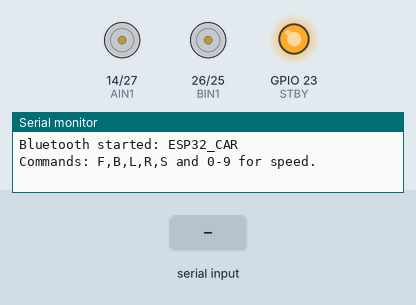
A program run on a simulated ESP32. Shown: motor-driver pin pairs drawn as motors (green arrow = first pin HIGH = forward, orange = second pin HIGH = backward, longer = more drive, scaled by the enable pin, stopped while the standby pin is LOW), output pins drawn as LEDs (lit = HIGH), the last lines printed to the serial monitor. The test bench sets the inputs (shaded band). Nothing arrives over Bluetooth unless stated.

Above: at 1.2 s.
1.3 s: "F90\n" received over Serial
At 2.0 s:
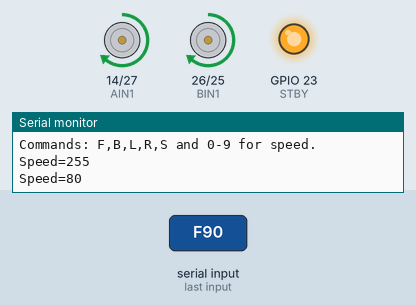
2.8 s: "F,45\n" received over the second serial link
At 3.1 s:
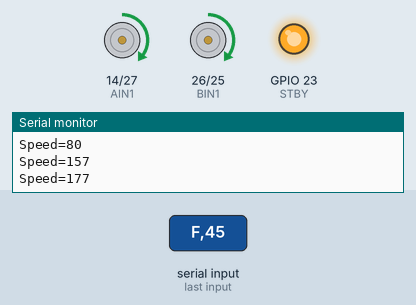
4.3 s: "B90\n" received over Serial
At 5.5 s:
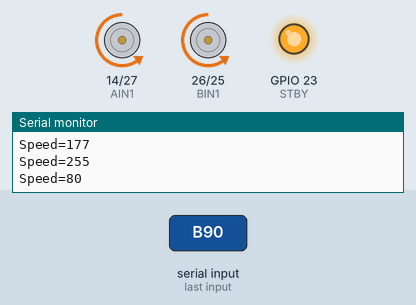
5.8 s: "B90\n" received over the second serial link
At 6.6 s:
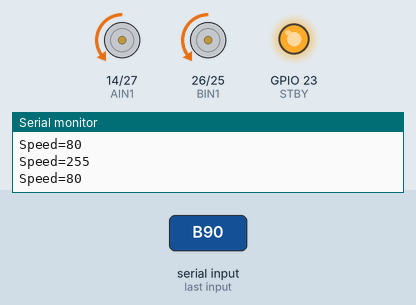
7.3 s: "L90\n" received over Serial
At 7.8 s:
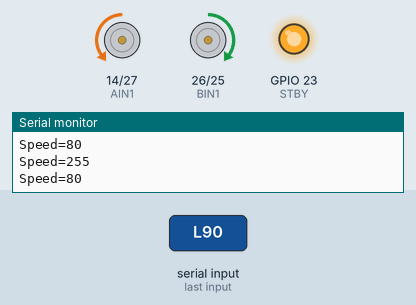
8.8 s: "R90\n" received over the second serial link
At 10.1 s:
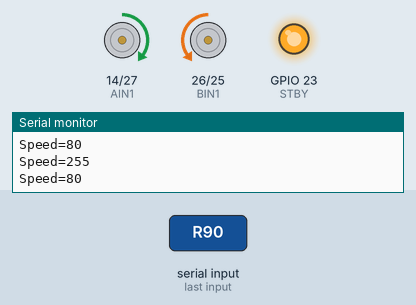
Timing chart, 0 to 11.3 s (numbered marks = the images above; inputs shaded):
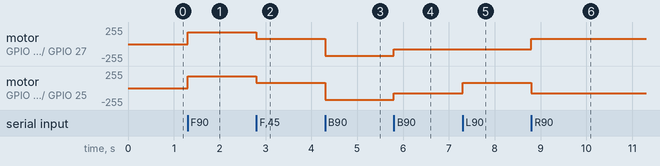

Measured:
- after the input at 1.3 s, motor on GPIO 14 (AIN1) / GPIO 27 (AIN2), motor on GPIO 26 (BIN1) / GPIO 25 (BIN2): stopped → forward 179/255 at once
- after the input at 2.8 s, motor on GPIO 14 (AIN1) / GPIO 27 (AIN2), motor on GPIO 26 (BIN1) / GPIO 25 (BIN2): forward 179/255 → forward 80/255 at once
- after the input at 4.3 s, motor on GPIO 14 (AIN1) / GPIO 27 (AIN2), motor on GPIO 26 (BIN1) / GPIO 25 (BIN2): forward 80/255 → backward 176/255 at once
- after the input at 5.8 s, motor on GPIO 14 (AIN1) / GPIO 27 (AIN2), motor on GPIO 26 (BIN1) / GPIO 25 (BIN2): backward 176/255 → backward 80/255 at once
- after the input at 7.3 s, motor on GPIO 26 (BIN1) / GPIO 25 (BIN2): backward 80/255 → forward 80/255 at once
- after the input at 8.8 s, motor on GPIO 14 (AIN1) / GPIO 27 (AIN2): backward 80/255 → forward 80/255 at once; motor on GPIO 26 (BIN1) / GPIO 25 (BIN2): forward 80/255 → backward 80/255 at once

The program:

main.cpp
```cpp
#include <Arduino.h>
#include "BluetoothSerial.h"

BluetoothSerial SerialBT;

// STBY/使能
static const int STBY = 23;

// 左轮（A通道）
static const int PWMA = 13;  // 左轮PWM调速
static const int AIN1 = 14;  // 左轮方向1
static const int AIN2 = 27;  // 左轮方向2

// 右轮（B通道）
static const int PWMB = 12;  // 右轮PWM调速
static const int BIN1 = 26;  // 右轮方向1
static const int BIN2 = 25;  // 右轮方向2
// ===================================

// PWM 参数
static const int PWM_FREQ = 20000;
static const int PWM_RES  = 8;      // 0~255
static const int CH_A = 0;
static const int CH_B = 1;

int speedVal = 180; // 默认速度 0~255

// dir: 1=前进, -1=后退, 0=停止(滑行)
void setMotor(int in1, int in2, int pwmCh, int pwm, int dir) {
  pwm = constrain(pwm, 0, 255);

  if (dir > 0) {
    digitalWrite(in1, HIGH);
    digitalWrite(in2, LOW);
    ledcWrite(pwmCh, pwm);
  } else if (dir < 0) {
    digitalWrite(in1, LOW);
    digitalWrite(in2, HIGH);
    ledcWrite(pwmCh, pwm);
  } else {
    ledcWrite(pwmCh, 0);
    digitalWrite(in1, LOW);
    digitalWrite(in2, LOW);
  }
}

void stopCar() {
  setMotor(AIN1, AIN2, CH_A, 0, 0);
  setMotor(BIN1, BIN2, CH_B, 0, 0);
}

void forward() {
  setMotor(AIN1, AIN2, CH_A, speedVal,  1);
  setMotor(BIN1, BIN2, CH_B, speedVal,  1);
}

void backward() {
  setMotor(AIN1, AIN2, CH_A, speedVal, -1);
  setMotor(BIN1, BIN2, CH_B, speedVal, -1);
}

void leftTurn() {
  // 原地左转：左轮后退、右轮前进
  setMotor(AIN1, AIN2, CH_A, speedVal, -1);
  setMotor(BIN1, BIN2, CH_B, speedVal,  1);
}

void rightTurn() {
  setMotor(AIN1, AIN2, CH_A, speedVal,  1);
  setMotor(BIN1, BIN2, CH_B, speedVal, -1);
}

void handleCommand(char c) {
  // 调速：0~9
  if (c >= '0' && c <= '9') {
    int level = c - '0';
    speedVal = map(level, 0, 9, 80, 255);
    Serial.printf("Speed=%d\n", speedVal);
    SerialBT.printf("Speed=%d\n", speedVal);
    return;
  }

  switch (c) {
    case 'F': forward();  break;
    case 'B': backward(); break;
    case 'L': leftTurn(); break;
    case 'R': rightTurn();break;
    case 'S': stopCar();  break;
    default: break; // 忽略换行等
  }
}

void setup() {
  Serial.begin(115200);

  pinMode(AIN1, OUTPUT);
  pinMode(AIN2, OUTPUT);
  pinMode(BIN1, OUTPUT);
  pinMode(BIN2, OUTPUT);

  pinMode(STBY, OUTPUT);
  digitalWrite(STBY, HIGH); // 解除TB6612待机

  ledcSetup(CH_A, PWM_FREQ, PWM_RES);
  ledcSetup(CH_B, PWM_FREQ, PWM_RES);
  ledcAttachPin(PWMA, CH_A);
  ledcAttachPin(PWMB, CH_B);

  stopCar();

  const char* btName = "ESP32_CAR";
  SerialBT.begin(btName);
  Serial.printf("Bluetooth started: %s\n", btName);
  Serial.println("Commands: F,B,L,R,S and 0-9 for speed.");
}

void loop() {
  if (SerialBT.available()) {
    handleCommand((char)SerialBT.read());
  }

  // 串口也能控制
  if (Serial.available()) {
    handleCommand((char)Serial.read());
  }
}
```
